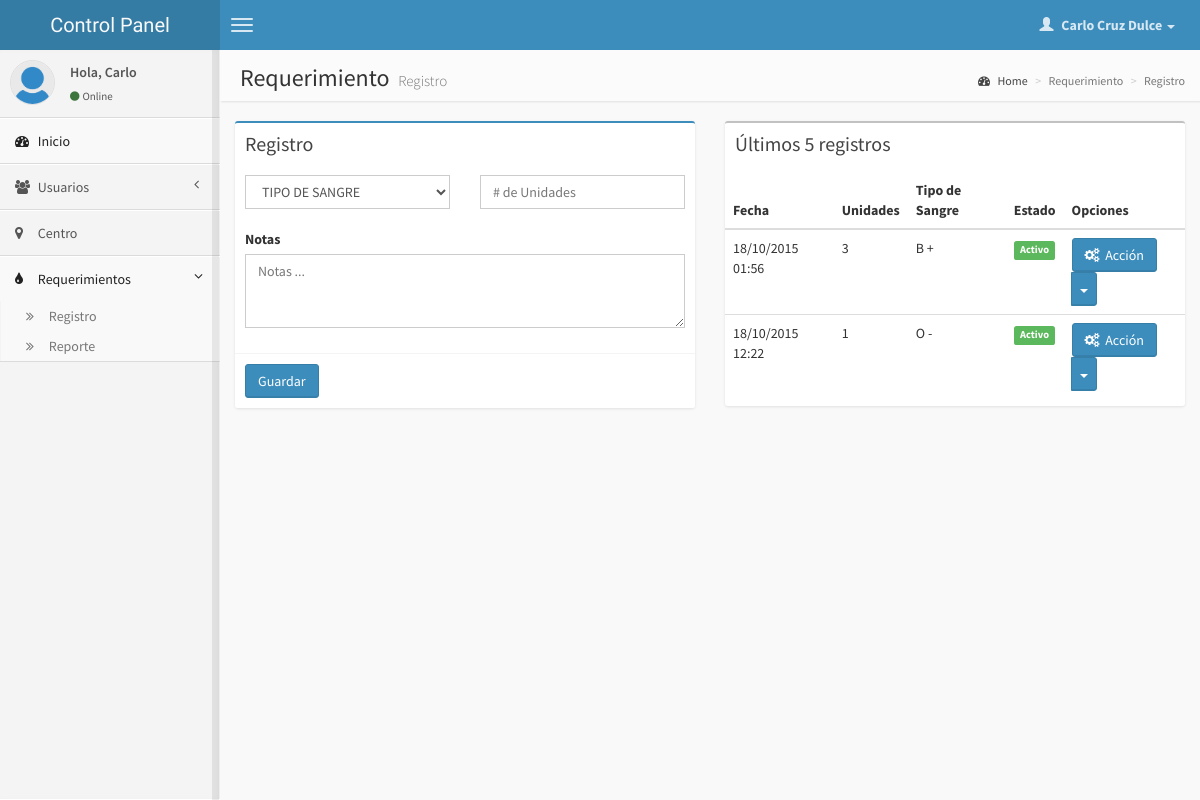
The page /admin/requerimiento_registro.php (signed in) on the database its author committed.
### tables this page shows
CREATE TABLE IF NOT EXISTS `personal` (
  `id` int(11) NOT NULL,
  `idcentro` int(11) NOT NULL,
  `username` varchar(20) NOT NULL,
  `email` varchar(100) NOT NULL,
  `password` varchar(10) NOT NULL,
  `nombre` varchar(100) NOT NULL,
  `imagen` varchar(100) NOT NULL DEFAULT 'noimagen.jpg',
  `permisos` char(1) NOT NULL DEFAULT '1',
  `fecha` timestamp NOT NULL DEFAULT CURRENT_TIMESTAMP,
  `estado` char(1) NOT NULL DEFAULT '1'
);

CREATE TABLE IF NOT EXISTS `requerimientos` (
  `id` int(11) NOT NULL,
  `idcentro` int(11) NOT NULL,
  `tiposangre` varchar(4) NOT NULL,
  `unidades` int(11) NOT NULL,
  `fecha` timestamp NOT NULL DEFAULT CURRENT_TIMESTAMP,
  `idusuario` int(11) NOT NULL,
  `notas` varchar(300) NOT NULL,
  `codigo` varchar(6) NOT NULL,
  `estado` char(1) NOT NULL DEFAULT '1'
);

### admin/requerimiento_registro.php (the view, shortened to what this page needs)
<?php
	$s_idcentro=$_SESSION["idcentro"];
	$s_usuario=$_SESSION["username"];
	$s_nombre=$_SESSION["nombre"];
	$rsbuscar=mysql_query("select * from personal where username='$s_usuario'");
	$encontrado=mysql_fetch_array($rsbuscar);
	$foto=$encontrado["imagen"];
?>
<!DOCTYPE html>
<html>
    <head>
        <link href="css/bootstrap.min.css" rel="stylesheet" type="text/css" />
        <link href="css/font-awesome.min.css" rel="stylesheet" type="text/css" />
        <link href="css/ionicons.min.css" rel="stylesheet" type="text/css" />
        <link href="css/datatables/dataTables.bootstrap.css" rel="stylesheet" type="text/css" />
        <link href="css/AdminLTE.css" rel="stylesheet" type="text/css" />
    </head>
    <body class="skin-blue fixed">
        <header class="header">
            <a href="index.php" class="logo">
				Control Panel
            </a>
            <nav class="navbar navbar-static-top" role="navigation">
                <a href="#" class="navbar-btn sidebar-toggle" data-toggle="offcanvas" role="button">
                    <span class="icon-bar"></span>
                    <span class="icon-bar"></span>
                    <span class="icon-bar"></span>
                </a>
                <div class="navbar-right">
                    <ul class="nav navbar-nav">
                        <li class="dropdown user user-menu">
                            <a href="#" class="dropdown-toggle" data-toggle="dropdown">
                                <i class="glyphicon glyphicon-user"></i>
                                <span><?php echo $s_nombre ?> <i class="caret"></i></span>
                            </a>
                        </li>
                    </ul>
                </div>
            </nav>
        </header>
        <div class="wrapper row-offcanvas row-offcanvas-left">
            <aside class="left-side sidebar-offcanvas">
                <section class="sidebar">
                    <div class="user-panel">
                        <div class="pull-left image">
                            <img src="img/usuarios/<?php echo $foto ?>" class="img-circle" alt="User Image" />
                        </div>
                        <div class="pull-left info">
                            <p>Hola,
							<?php
							$nombre = explode(" ", $s_nombre);
							echo $nombre[0];
							?> </p>
                            <a href="#"><i class="fa fa-circle text-success"></i>Online</a>
                        </div>
                    </div>
                    <ul class="sidebar-menu">
                        <li class="active">
                            <a href="index.php">
                                <i class="fa fa-dashboard"></i> <span>Inicio</span>
                            </a>
                        </li>
                        <li class="treeview">
                            <a href="#">
                                <i class="fa fa-users"></i>
                                <span>Usuarios</span>
                                <i class="fa fa-angle-left pull-right"></i>
                            </a>
                        </li>
						<li>
                            <a href="centro.php">
                                <i class="fa fa-map-marker"></i> <span>Centro</span>
                            </a>
                        </li>
						<li class="treeview active">
                            <a href="#">
                                <i class="fa fa-tint"></i>
                                <span>Requerimientos</span>
                                <i class="fa fa-angle-left pull-right"></i>
                            </a>
                            <ul class="treeview-menu">
                                <li><a href="requerimiento_registro.php"><i class="fa fa-angle-double-right"></i> Registro</a></li>
                                <li><a href="requerimiento_reporte.php"><i class="fa fa-angle-double-right"></i> Reporte</a></li>
                            </ul>
                        </li>
                    </ul>
                </section>
            </aside>
            <aside class="right-side">
                <section class="content-header">
                    <h1>
                        Requerimiento
                        <small>Registro</small>
                    </h1>
                    <ol class="breadcrumb">
                        <li><a href="index.php"><i class="fa fa-dashboard"></i> Home</a></li>
                        <li class="active">Requerimiento</li>
                        <li class="active">Registro</li>
                    </ol>
                </section>
                <section class="content">
					<div class="row">
						<div class="col-md-6">
                            <div class="box box-primary">
                                <div class="box-header">
                                    <h3 class="box-title">Registro</h3>
                                </div>
                                <form action="requerimiento_registro_insertar.php" method="post">
                                    <div class="box-body">
										<div class="row">
											<div class="col-xs-6">
												<select class="form-control" name="tiposangre">
												  <option>TIPO DE SANGRE</option>
												</select>
											</div>
											<div class="col-xs-6">
												<input type="number" class="form-control" placeholder="# de Unidades" name="unidades" maxlength="2" required min="1" max="20"/>
											</div>
										</div><br>
										<div class="form-group">
                                            <label>Notas</label>
                                            <textarea class="form-control" rows="3" name="notas" placeholder="Notas ..."></textarea>
                                        </div>
                                    </div>
                                    <div class="box-footer">
                                        <button type="submit" class="btn btn-primary">Guardar</button>
                                    </div>
                                </form>
                            </div>
						</div>
						<div class="col-md-6">
							<div class="box">
                                <div class="box-header">
                                    <h3 class="box-title">Últimos 5 registros</h3>
                                </div>
                                 <div class="box-body table-responsive no-padding">
                                    <table id="example1" class="table table-hover">
                                        <thead>
                                            <tr>
												<th>Fecha</th>
												<th>Unidades</th>
												<th>Tipo de Sangre</th>
                                                <th>Estado</th>
                                                <th>Opciones</th>
                                            </tr>
                                        </thead>
                                        <tbody>
										<?php
											$query = "SELECT * FROM requerimientos where idcentro='$s_idcentro' order by fecha desc limit 5 ";
											$rs = mysql_query($query);
											while($rsconsulta = mysql_fetch_array($rs)) {
										?>
                                            <tr>
												<td><?php echo $newDate = date("d/m/Y h:i", strtotime($rsconsulta['fecha']));?></td>
												<td><?php echo $rsconsulta['unidades'] ?></td>
                                                <td><?php echo $rsconsulta['tiposangre'] ?></td>
												<td><?php if ($rsconsulta['estado']=="1") { ?>
													<span class="label label-success">Activo</span>
													<?php } else { ?>
													<span class="label label-danger">Inactivo</span>
													<?php } ?>
												</td>
                                                <td>
													<div class="btn-group" align="right">
														<button type="button" class="btn btn-primary dropdown-toggle" data-toggle="dropdown""><i class="fa fa-gears"></i> &nbsp;Acción</button>
														<button type="button" class="btn btn-primary dropdown-toggle" data-toggle="dropdown">
															<span class="caret"></span>
														</button>
													</div>
												</td>
                                            </tr>
										<?php } ?>
                                        </tbody>
                                    </table>
                                </div>
                            </div>
                        </div>
					</div>
                </section>
            </aside>
		</div>
    </body>
	</html>

### rows shown on the page
personal: imagen (placeholder picture)
requerimientos: fecha "18/10/2015 01:56", unidades "3", tiposangre "B +", estado "Activo"
requerimientos: fecha "18/10/2015 12:22", unidades "1", tiposangre "O -", estado "Activo"

### other values the page prints
$s_nombre "Carlo Cruz Dulce"
$nombre[0] "Carlo"
